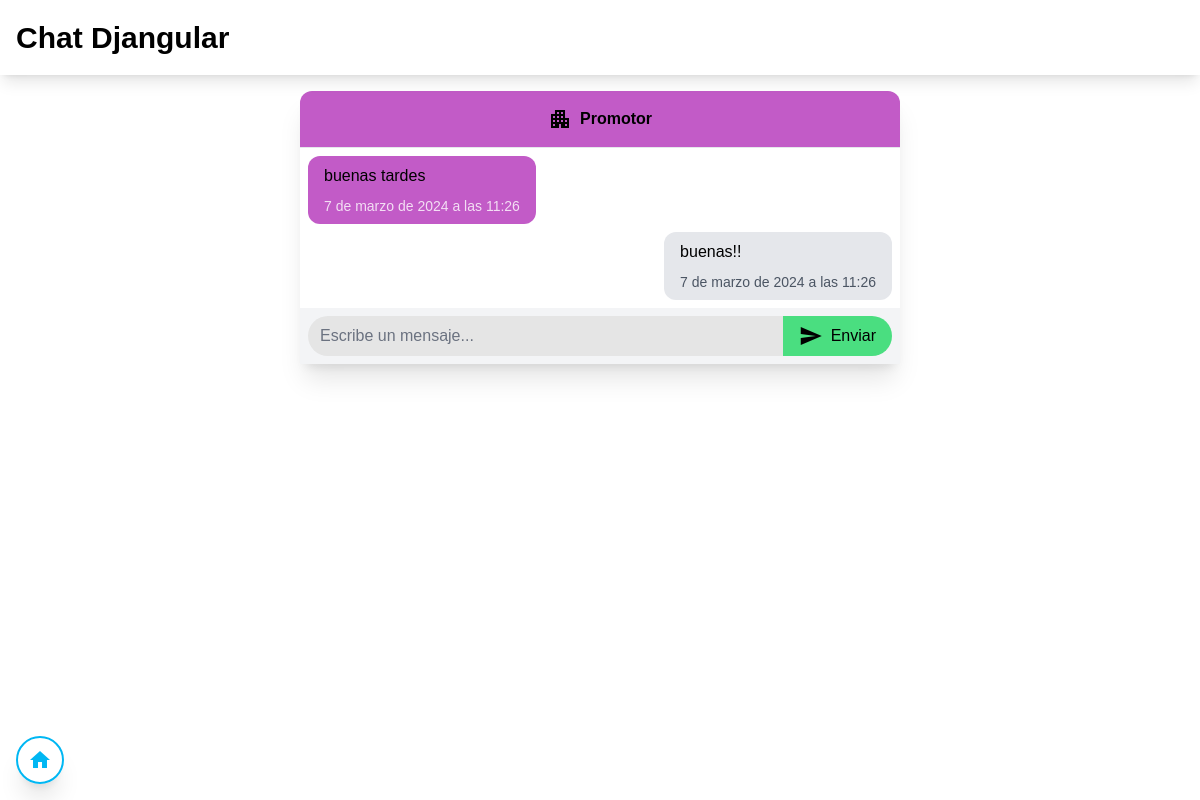
Page /chat/16 (signed in) on the committed database.
### ChatApp/models.py (models this page shows, shortened)
class Message(models.Model):
    chat = models.ForeignKey(Chat, on_delete=models.CASCADE, related_name='messages', verbose_name='Chat')
    sender = models.ForeignKey(User, on_delete=models.CASCADE, related_name='messages', verbose_name='Remitente')
    content = models.TextField(verbose_name='Contenido')
    timestamp = models.DateTimeField(auto_now_add=True, verbose_name='Fecha de creación')
    class Meta:
        ordering = ['timestamp']
        verbose_name = 'Mensaje'

### ChatApp/views.py (the view)
# urls.py: path('chat/<int:chat_id>',chat, name='chat'),
def chat(request, chat_id):
    chat = get_object_or_404(Chat, id=chat_id)  # Obtiene el chat o devuelve un error 404 si no existe
    user_is_participant = request.user.chats.filter(id=chat.id).exists()  # Comprueba si el usuario es un participante en el chat
    if user_is_participant:
        messages = chat.messages.order_by('timestamp')  # Obtener todos los mensajes del chat
        return render(request, 'chat/chat.html', {'chat':chat, 'messages':messages, 'user_is_participant': user_is_participant})
    else:
        return render(request, 'chat/join_chat.html', {'chat':chat, 'user_is_participant': user_is_participant})

### ChatApp/templates/chat/chat.html (shortened to what this page needs)
{% extends 'base.html' %}
{% load static %}
{% block content %}
  <section class="w-[600px] mx-auto h-auto flex flex-col shadow-xl">
    {% if 'ciudadano' in chat.name %}
      <h2 class="flex items-center justify-center p-4 font-bold gap-x-2 bg-process_cyan-500 rounded-t-xl">
        <span class="material-icons">person</span>
        Ciudadano
      </h2>
    {% elif 'promotor' in chat.name %}
      <h2 class="flex items-center justify-center p-4 font-bold gap-x-2 bg-steel_pink-500 rounded-t-xl">
        <span class="material-icons">apartment</span>
        Promotor
      </h2>
    {% else %}
      <h2 class="flex items-center justify-center p-4 font-bold gap-x-2 bg-turquoise-500 rounded-t-xl">
        <span class="material-icons">account_balance</span>
        Banco
      </h2>
    {% endif %}
    <hr />
    <div id="boxMessages" class="flex-1 p-2 flex flex-col items-start justify-start overflow-y-auto gap-y-2 max-h-[70vh] min-h-[70vh]">
      {% if messages %}
        {% for message in messages %}
          {% if message.sender.username == 'admin' %}
            <p class="self-end px-4 py-2 rounded-xl max-w-[70%] bg-gray-200 flex flex-col gap-y-2">
              {{ message.content }}
              <span class="self-end text-sm text-gray-600">{{ message.timestamp }}</span>
            </p>
          {% elif message.sender.username == 'ciudadano' %}
            <p class="self-start px-4 py-2 rounded-xl max-w-[70%] bg-process_cyan-500 flex flex-col gap-y-2">
              {{ message.content }}
              <span class="self-end text-sm text-white/80">{{ message.timestamp }}</span>
            </p>
          {% elif message.sender.username == 'promotor' %}
            <p class="self-start px-4 py-2 rounded-xl max-w-[70%] bg-steel_pink-500 flex flex-col gap-y-2">
              {{ message.content }}
              <span class="self-end text-sm text-white/80">{{ message.timestamp }}</span>
            </p>
          {% else %}
            <p class="self-start px-4 py-2 rounded-xl max-w-[70%] bg-turquoise-500 flex flex-col gap-y-2">
              {{ message.content }}
              <span class="self-end text-sm text-gray-600">{{ message.timestamp }}</span>
            </p>
          {% endif %}
        {% endfor %}
      {% else %}
        <p class="w-full text-xl text-center text-gray-500">No hay mensajes</p>
      {% endif %}
    </div>
    <div id="chat" class="p-2 bg-gray-100">
      <div class="flex">
        <input type="text" id="inputMessage" class="flex-1 border-none rounded-l-full bg-neutral-200 focus:ring-0 focus:bg-neutral-300 active:ring-0" placeholder="Escribe un mensaje..." required />
        <button class="flex items-center justify-center px-4 py-2 transition bg-green-400 rounded-r-full gap-x-2 hover:bg-green-600 hover:text-white" type="submit" id="btnMessage">
          <span class="material-icons">send</span>
          Enviar
        </button>
      </div>
    </div>
  </section>
{% endblock %}

### rows in the picture
Message: content "buenas tardes", timestamp "7 de marzo de 2024 a las 11:26"
Message: content "buenas!!", timestamp "7 de marzo de 2024 a las 11:26"
